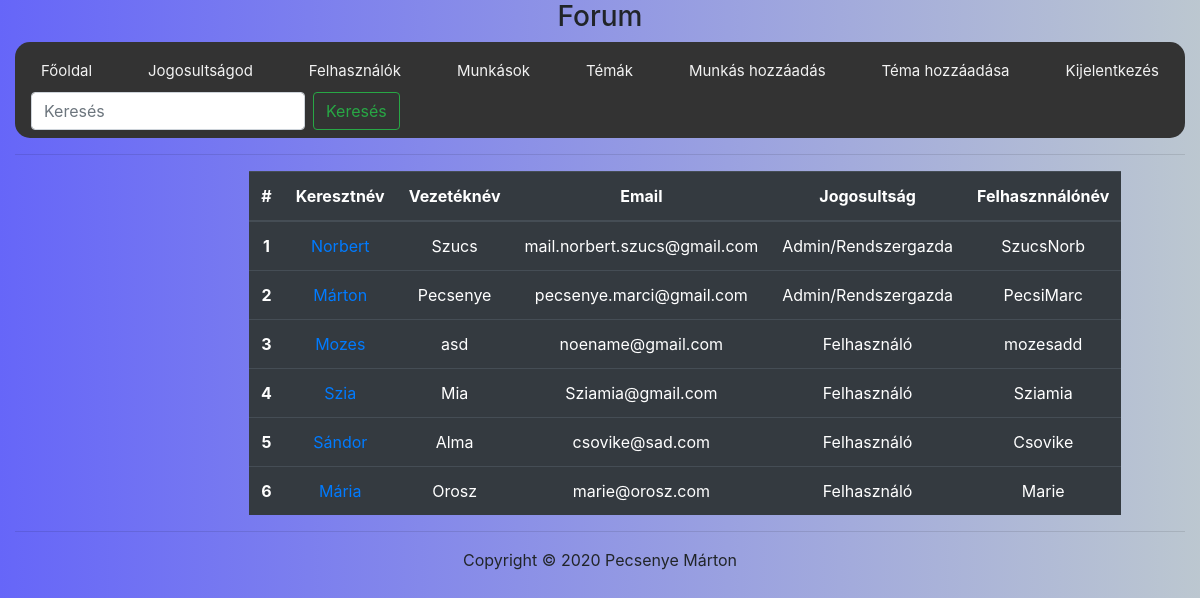
Screenshot of /index.php?P=users (signed in) with the database file from the repository.
### tables this page shows
CREATE TABLE IF NOT EXISTS `users` (
  `id` int(11) NOT NULL AUTO_INCREMENT,
  `first_name` varchar(64) NOT NULL,
  `last_name` varchar(64) NOT NULL,
  `email` varchar(250) NOT NULL,
  `password` varchar(250) NOT NULL,
  `permission` int(1) UNSIGNED NOT NULL DEFAULT '0',
  `nickname` varchar(64) NOT NULL,
  PRIMARY KEY (`id`)
);

### protected/userManager.php (called while the page is built, shortened)
<?php
function IsUserLoggedIn() {
	return $_SESSION  != null && array_key_exists('uid', $_SESSION) && is_numeric($_SESSION['uid']);
}
?>

### protected/database.php (called while the page is built, shortened)
<?php
function getConnection() {
	$connection = new PDO(DB_TYPE.':host='.DB_HOST.';dbname='.DB_NAME.';',DB_USER, DB_PASS);
	$connection->exec("SET NAMES '".DB_CHARSET."'");
	return $connection;
}
function getList($queryString, $queryParams = []) {
	$connection = getConnection();
	$statement = $connection->prepare($queryString);
	$success = $statement->execute($queryParams);
	$result = $success ? $statement->fetchAll(PDO::FETCH_ASSOC) : [];
	return $result;
}
?>

### protected/user/user_list.php (the view, shortened to what this page needs)
<?php if(!isset($_SESSION['permission']) || $_SESSION['permission'] < 1) : ?>
	<h1>Page access is forbidden!</h1>
<?php else : ?>
	<?php
	$query = "SELECT id,first_name, last_name, email, permission,nickname FROM users";
	$users = getList($query);
	?>
	<?php if(count($users) <= 0) : ?>
		<h1>No users found in the database.</h1>
	<?php else : ?>
		<table class="table table-dark">
			<thead>
				<tr>
					<th scope="col">#</th>
					<th scope="col">Keresztnév</th>
					<th scope="col">Vezetéknév</th>
					<th scope="col">Email</th>
					<th scope="col">Jogosultság</th>
					<th scope="col">Felhasznnálónév</th>
				</tr>
			</thead>
			<tbody>
				<?php $i = 0; ?>
				<?php foreach ($users as $u) : ?>
					<?php $i++; ?>
					<tr>
						<th scope="row"><?=$i ?></th>
						<td><a href="?P=user&u=<?=$u['id'] ?>"><?=$u['first_name'] ?></a></td>
						<td><?=$u['last_name'] ?></td>
						<td><?=$u['email'] ?></td>
						<td><?=$u['permission'] == 0 ? 'Felhasználó' : ($u['permission'] == 1 ? 'Admin/Rendszergazda' : 'Senki') ?></td>
						<td><?=$u['nickname'] ?></td>
					</tr>
				<?php endforeach;?>
			</tbody>
		</table>
	<?php endif; ?>
<?php endif; ?>

### index.php (shortened to what this page needs)
<!DOCTYPE html>
<html>
<head>
	<link rel="stylesheet" href="https://stackpath.bootstrapcdn.com/bootstrap/4.4.1/css/bootstrap.min.css">
	<link rel="stylesheet" type="text/css" href="<?=PUBLIC_DIR.'style.css?'.date('YmdHis', filemtime(PUBLIC_DIR.'style.css'))?>">
</head>
<body>
	<div class="container-fluid">
		<header><?php include_once PROTECTED_DIR.'header.php'; ?></header>
		<nav><?php require_once PROTECTED_DIR.'nav.php'; ?></nav>
		<content><?php require_once PROTECTED_DIR.'routing.php'; ?></content>
		<footer><?php include_once PROTECTED_DIR.'footer.php'; ?></footer>
	</div>
</body>
</html>

### protected/header.php
<center><h3>Forum</h3></center>

### protected/nav.php
<div class="navbar">
<a href="index.php">Főoldal</a>
<?php if(!IsUserLoggedIn()) : ?>
	<a href="index.php?P=login">Belépés</a>
	<a href="index.php?P=register">Regisztráció</a>
<?php else : ?>
	<a href="index.php?P=test">Jogosultságod</a>
<?php if(isset($_SESSION['permission']) && $_SESSION['permission'] >= 1) : ?>
		<a href="index.php?P=users">Felhasználók</a>
		<a href="index.php?P=list_worker">Munkások</a>
		<a href="index.php?P=flist">Témák</a>
		<a href="index.php?P=add_worker">Munkás hozzáadás</a>
		<a href="index.php?P=add_theme">Téma hozzáadása</a>
	<?php else : ?>
		<a href="index.php?P=flist">Témák</a>
		<a href="index.php?P=add_theme">Téma hozzáadása</a>
	<?php endif; ?>
	<a href="index.php?P=logout" onclick="return confirm('Kijelentkezel?');">Kijelentkezés</a>
<?php endif; ?>
<form class="form-inline" >
    <input class="form-control mr-sm-2" type="search" placeholder="Keresés" aria-label="Search">
    <button class="btn btn-outline-success my-0 my-sm-0" type="submit">Keresés</button>
</form>
</div>
<hr>

### protected/routing.php (shortened to what this page needs)
<?php
switch ($_GET['P']) {
	case 'users': IsUserLoggedIn() ? require_once PROTECTED_DIR.'user/user_list.php' : header('Location: index.php'); break;
}
?>

### protected/footer.php
<hr>
<center>Copyright &copy; 2020 Pecsenye Márton</center>

### public/style.css (style rules this page uses)
body { background-image: linear-gradient(to left, rgba(143, 162, 177, 0.6), rgba(0, 0, 244, 0.6)); }
.navbar { border-radius: 15px; overflow: hidden; background-color: #333; position: center; top: 0; width: 100%; }
.navbar a { float: left; display: block; color: #f2f2f2; text-align: center; padding: 10px 10px; text-decoration: none; font-size: 15px; }
.table { width: 60%; text-align: center; margin-left: 20%; }

### rows the page displays
users: first_name "Norbert", last_name "Szucs", email "mail.norbert.szucs@gmail.com", permission "Admin/Rendszergazda", nickname "SzucsNorb"
users: first_name "Márton", last_name "Pecsenye", email "pecsenye.marci@gmail.com", permission "Admin/Rendszergazda", nickname "PecsiMarc"
users: first_name "Mozes", last_name "asd", email "noename@gmail.com", permission "Felhasználó", nickname "mozesadd"
users: first_name "Szia", last_name "Mia", email "Sziamia@gmail.com", permission "Felhasználó", nickname "Sziamia"
users: first_name "Sándor", last_name "Alma", email "csovike@sad.com", permission "Felhasználó", nickname "Csovike"
users: first_name "Mária", last_name "Orosz", email "marie@orosz.com", permission "Felhasználó", nickname "Marie"
